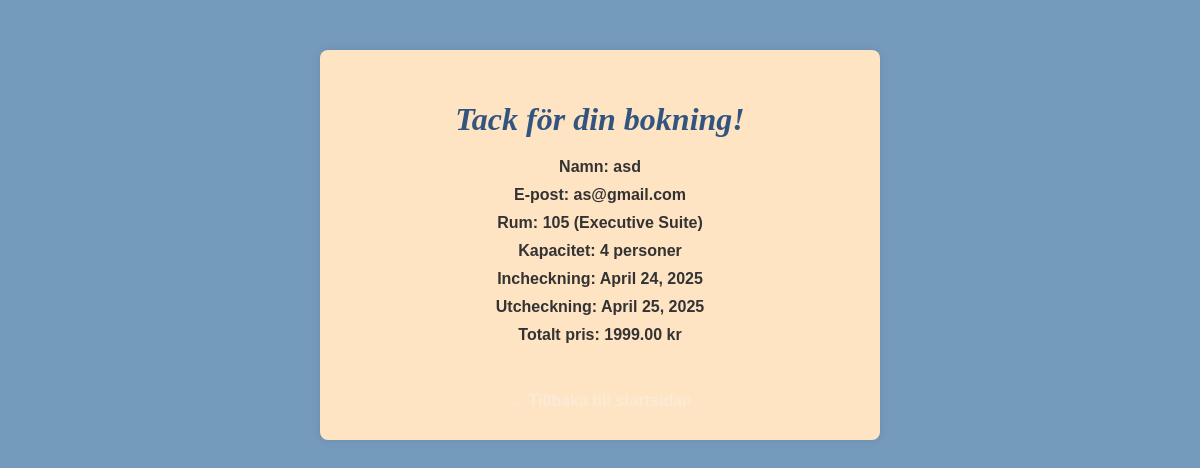
Screenshot of /confirmation/53/ with the database file from the repository.
### booking/models.py (models this page shows, shortened)
class Booking(models.Model):
    customer = models.ForeignKey(Customer, on_delete=models.CASCADE)
    room = models.ForeignKey(Room, on_delete=models.CASCADE)
    check_in_date = models.DateField()
    check_out_date = models.DateField()
    total_price = models.DecimalField(max_digits=8, decimal_places=2)
    guests = models.PositiveIntegerField(default=1)
    is_completed = models.BooleanField(default=False)
    created_at = models.DateTimeField(auto_now_add=True)
    updated_at = models.DateTimeField(auto_now=True)

class Customer(models.Model):
    name = models.CharField(max_length=100)
    email = models.EmailField(unique=True)

class Room(models.Model):
    room_number = models.CharField(max_length=10, unique=True)
    room_type = models.CharField(max_length=50)
    price = models.DecimalField(max_digits=6, decimal_places=2)
    is_available = models.BooleanField(default=True)
    capacity = models.IntegerField(default=2)

### booking/views.py (the view)
# urls.py: path('confirmation/<int:booking_id>/', views.booking_confirmation, name='booking_confirmation'),
def booking_confirmation(request, booking_id):
    booking = get_object_or_404(Booking, id=booking_id)
    return render(request, 'booking/confirmation.html', {'booking': booking})

### booking/templates/booking/confirmation.html (shortened to what this page needs)
{% load static %}
<!DOCTYPE html>
<html lang="sv">
<head>
    <link rel="stylesheet" href="{% static 'css/style2.css' %}">
</head>
<body>
<div class="container">
    <h1>Tack för din bokning!</h1>
    <p><strong>Namn:</strong> {{ booking.customer.name }}</p>
    <p><strong>E-post:</strong> {{ booking.customer.email }}</p>
    <p><strong>Rum:</strong> {{ booking.room.room_number }} ({{ booking.room.room_type }})</p>
    <p><strong>Kapacitet:</strong> {{ booking.room.capacity }} personer</p>
    <p><strong>Incheckning:</strong> {{ booking.check_in_date }}</p>
    <p><strong>Utcheckning:</strong> {{ booking.check_out_date }}</p>
    <p><strong>Totalt pris:</strong> {{ booking.total_price }} kr</p>
    <br>
    <a href="{% url 'home' %}">← Tillbaka till startsidan</a>
</div>
</body>
</html>

### booking/static/css/style2.css (style rules this page uses)
body { font-family: Arial, sans-serif; background-color: #405567; color: #333; margin: 0; padding: 0; text-align: center; font-weight: bold; }
.container { max-width: 500px; margin: 50px auto; padding: 20px; background:#f8f1eb; border-radius: 8px; box-shadow: 0px 4px 10px rgba(0, 0, 0, 0.1); }
h1 { font-size: 24px; color: #405567; margin-bottom: 20px; }
p { font-size: 16px; margin: 10px 0; }
body { font-family: Arial, sans-serif; background-color:#759bbc; margin: 0; padding: 0; }
.container { width: 80%; margin: 50px auto; background-color:bisque; padding: 30px; box-shadow: 0 0 10px rgba(0, 0, 0, 0.1); border-radius: 8px; }
h1 { font-family:'Times New Roman', Times, serif; font-style:italic; color:#325580; font-size: 2em; margin-bottom: 20px; }
a { display: inline-block; margin-top: 20px; color:antiquewhite; text-decoration: none; }

### rows the page displays
Booking: customer.name "asd", customer.email "as@gmail.com", room.room_number "105", room.room_type "Executive Suite", room.capacity "4", check_in_date "April 24, 2025", check_out_date "April 25, 2025", total_price "1999.00"
